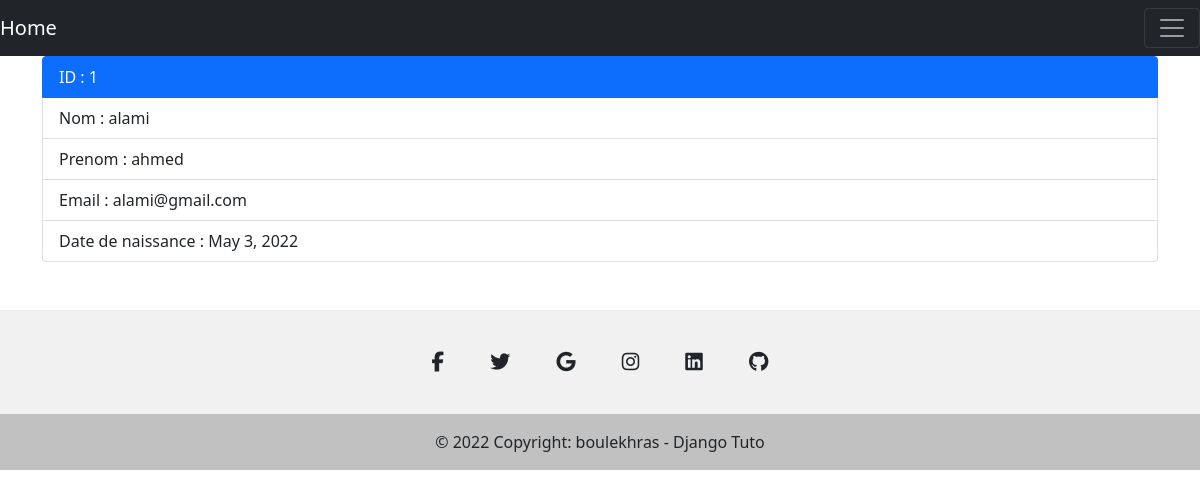
Screenshot of /hopital/details/1 with the database file from the repository.
### boulekhras_fadwa/models.py (models this page shows, shortened)
class Patient(models.Model):
    nom=models.CharField(max_length=30)
    prenom=models.CharField(max_length=30)
    email=models.EmailField(max_length=30)
    ddn=models.DateField(auto_now=True)

### boulekhras_fadwa/views.py (the view)
# urls.py: path('hopital/details/<int:id>', views.details),
def details(request, id):
    patient = Patient.objects.get(id=id)
    context = {'patient': patient}
    return render(request, 'details.html', context)

### boulekhras_fadwa/templates/details.html
{% extends 'layout.html' %}
{% block content %}
    <ul class="list-group">
        <li class="list-group-item active">ID : {{ patient.id }}</li>
        <li class="list-group-item">Nom : {{ patient.nom }}</li>
        <li class="list-group-item">Prenom : {{ patient.prenom }}</li>
        <li class="list-group-item">Email : {{ patient.email }}</li>
        <li class="list-group-item">Date de naissance : {{ patient.ddn }}</li>
    </ul>
{% endblock content %}

### rows the page displays
Patient: id "1", nom "alami", prenom "ahmed", email "alami@gmail.com", ddn "May 3, 2022"
